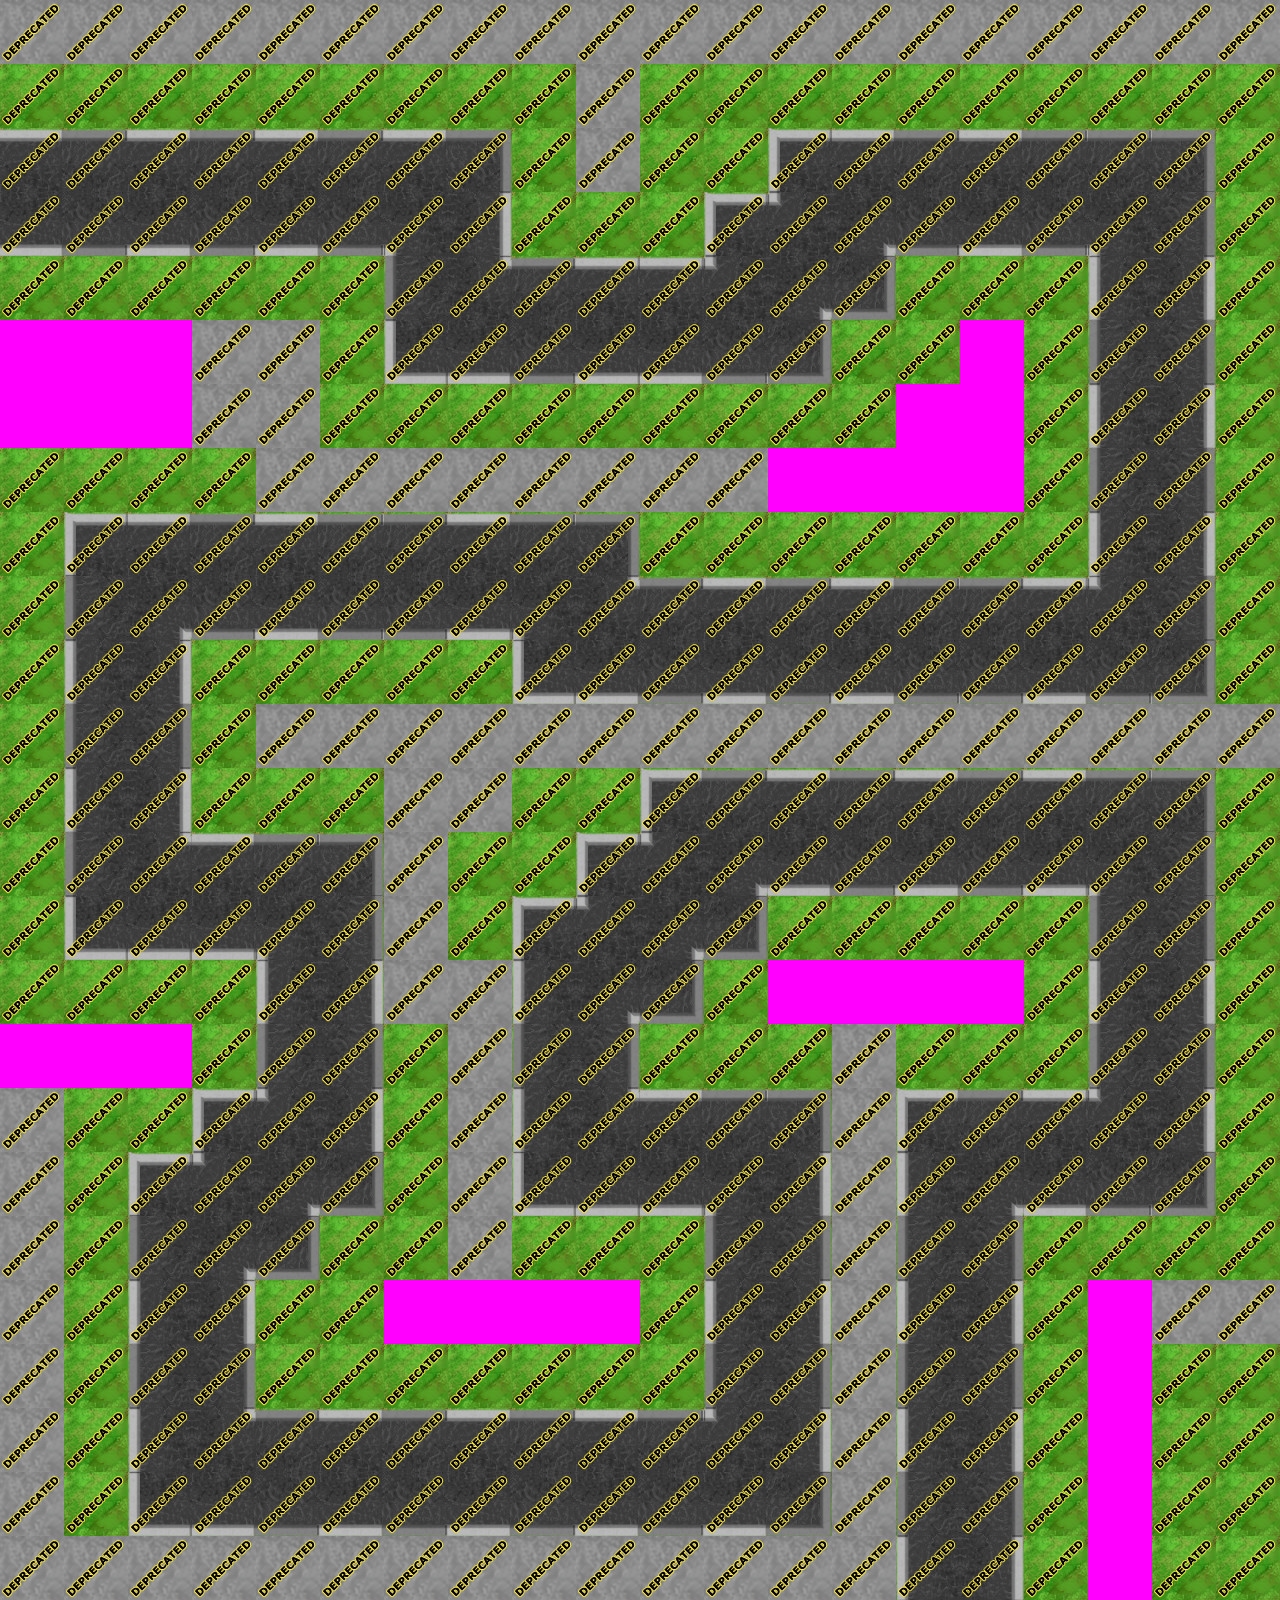

This is a level from a 2D game, rendered from its Tiled map with the project's own tilesets. A one-line summary and the map file follow, with tile-layer data summarised:
An orthogonal 20x25 tile map with 64x64 px tiles, 5 tile layers (surface, road, pierceable wals, Layer 4, ...), 2 tilesets.

<map version="0.99b" orientation="orthogonal" width="20" height="25" tilewidth="64" tileheight="64">
 <properties>
  <property name="config:map.guided-missile.respawn-interval" value="int:2" />
  <property name="object:guided-missile:guided-missile:1" value="1244,1378" />
  <property name="object:guided-missile:guided-missile:9" value="184,630" />
  <property name="object:guided-missile:guided-missile:14" value="740,1062" />
  <property name="object:guided-missile:guided-missile:8" value="4,860" />
  <property name="object:guided-missile:guided-missile:13" value="812,888" />
  <property name="object:guided-missile:guided-missile:7" value="514,1530" />
  <property name="object:guided-missile:guided-missile:12" value="744,146" />
  <property name="object:guided-missile:guided-missile:6" value="442,1350" />
  <property name="object:guided-missile:guided-missile:11" value="828,318" />
  <property name="object:guided-missile:guided-missile:5" value="358,1146" />
  <property name="object:guided-missile:guided-missile:10" value="658,138" />
  <property name="object:guided-missile:guided-missile:4" value="1154,1338" />
  <property name="object:guided-missile:guided-missile:3" value="1180,1492" />
  <property name="spawn:2" value="@0,3" />
  <property name="object:guided-missile:guided-missile:2" value="1206,1334" />
  <property name="spawn:1" value="@15,24" />
 </properties>
 <tileset name="Untitled" firstgid="1" tilewidth="64" tileheight="64">
  <image source="../tiles/objects_tileset.png" />
 </tileset>
 <tileset name="Untitled" firstgid="71" tilewidth="64" tileheight="64">
  <image source="../tiles/city_tileset.png" />
 </tileset>
 <layer name="surface" width="20" height="25">
  <properties>
   <property name="impassability" value="40" />
  </properties>
  <data>[500 cells, 500 non-empty, 1 distinct tile ids]</data>
  <tileproperties />
 </layer>
 <layer name="road" width="20" height="25">
  <properties>
   <property name="impassability" value="0" />
  </properties>
  <data>[500 cells, 222 non-empty, 16 distinct tile ids]</data>
  <tileproperties />
 </layer>
 <layer name="pierceable wals" width="20" height="25">
  <properties>
   <property name="pierceable" value="true" />
   <property name="impassability" value="100" />
  </properties>
  <data>[500 cells, 120 non-empty, 1 distinct tile ids]</data>
  <tileproperties />
 </layer>
 <layer name="Layer 4" width="20" height="25">
  <data>[500 cells, 29 non-empty, 1 distinct tile ids]</data>
  <tileproperties />
 </layer>
 <layer name="walls" width="20" height="25">
  <properties>
   <property name="pierceable" value="false" />
   <property name="impassability" value="100" />
  </properties>
  <data>[500 cells, 29 non-empty, 1 distinct tile ids]</data>
  <tileproperties />
 </layer>
</map>
